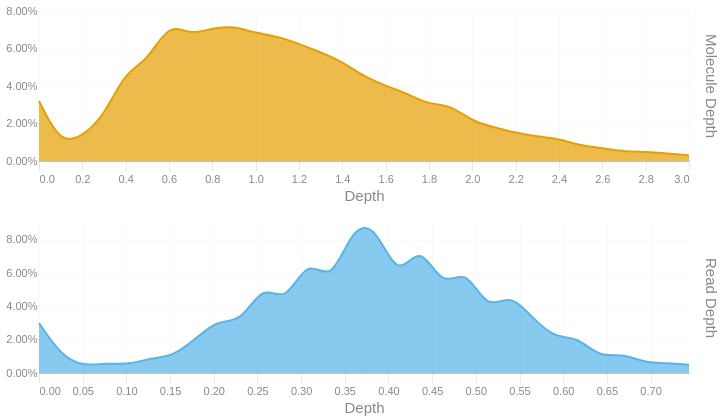

The notebook cell saved with this chart:
### Code cell
readdep = depth_hist(tb['Read Depth'], q99, 3)
readdep = readdep.with_columns(pl.lit('Read Depth').alias('Metric'))
if not SKIPLR:
    moldep = depth_hist(tb['Molecule Depth'], mol_q99, 1)
    moldep = moldep.with_columns(pl.lit('Molecule Depth').alias('Metric'))
    _hist = pl.concat([readdep, moldep])
    _hist = _hist.filter(pl.col('Proportion') != 0)
    with SafeRender(_hist):
        (
            alt.Chart(_hist)        
            .mark_area(interpolate = "basis")
            .encode(
                x=alt.X('Bin:Q').scale(domainMin=0).axis(alt.Axis(title='Depth')),
                y = alt.Y('Proportion:Q', title = None).axis(format = '.2%'),
                color = alt.Color('Metric:N').legend(None),
                row = alt.Row("Metric:N").header(title = None, labelOrient = 'right'),
                tooltip = [
                    alt.Tooltip("Metric:N", title = "Metric"),
                    alt.Tooltip('Interval:N', title = "Depth Interval"),
                    alt.Tooltip('Proportion:Q', title = "% Alignments").format('.2%')
                ]
            )
            .resolve_scale(x='independent', y='independent')
            .properties(
                height = 150, width = 650,
                usermeta={'embedOptions': {'downloadFileName': f'{samplename}.depth.hist'}}
            )
        ).display()
else:
    readdep = readdep.filter(pl.col('Proportion') != 0)
    with SafeRender(readdep):
        (
            alt.Chart(readdep)        
            .mark_area(interpolate = "basis")
            .encode(
                x=alt.X('Bin:Q').scale(domainMin=0).axis(alt.Axis(title='Depth')),
                y = alt.Y('Proportion:Q', title = None).axis(format = '.2%'),
                tooltip = [
                    alt.Tooltip('Interval:N', title = "Depth Interval"),
                    alt.Tooltip('Proportion:Q', title = "% Alignments").format('.2%')
                ]
            )
            .properties(
                usermeta={'embedOptions': {'downloadFileName': f'{samplename}.depth.hist'}}
            )
        ).display()

### Figure 1 — Vega-Lite specification as saved in the notebook (floating-point values rounded to 4 significant figures)
{"width": 650, "height": 150, "config": {"title": {"anchor": "start", "dy": -15, "fontSize": 18, "color": "#888888", "subtitleColor": "#888888", "subtitleFontSize": 14}, "arc": {"fill": "#0072B2"}, "axis": {"domainColor": "#888888", "domainWidth": 0.5, "gridWidth": 0.2, "grid": false, "titleFontWeight": 400, "titleFontSize": 15, "labelFontSize": 11, "labelColor": "#888888", "tickColor": "#888888", "tickWidth": 0.2, "titleColor": "#888888"}, "axisBand": {"grid": false}, "axisX": {"grid": true, "tickSize": 10, "domainCap": "round"}, "axisY": {"domain": false, "grid": true, "tickSize": 0, "domainCap": "round"}, "background": "transparent", "header": {"labelFontSize": 15, "labelColor": "#888888", "titleFontSize": 15, "titleFontWeight": 600, "titleColor": "#888888"}, "legend": {"labelFont": "sans-serif", "labelFontSize": 12, "labelColor": "#888888", "symbolSize": 100, "symbolType": "circle", "titleFontSize": 12, "titlePadding": 10, "titleColor": "#888888", "title": null}, "range": {"category": ["#E69F00", "#56B4E9", "#009E73", "#F0E442", "#0072B2", "#D55E00", "#CC79A7", "#000000"], "diverging": ["#cfe8f3", "#a2d4ec", "#73bfe2", "#46abdb", "#1696d2", "#12719e"]}, "area": {"fill": "#0072B2", "fillOpacity": 0.7, "line": true, "strokeOpacity": 0.7}, "line": {"color": "#0072B2", "stroke": "#0072B2", "strokeWidth": 2}, "trail": {"color": "#0072B2", "stroke": "#0072B2", "strokeWidth": 0, "size": 1}, "point": {"filled": true, "fillOpacity": 1.0, "size": 95}, "text": {"color": "#888888", "fontSize": 11, "align": "right", "fontWeight": 400, "size": 11}, "bar": {"fill": "#0072B2", "stroke": null}, "view": {"stroke": null, "continuousWidth": 660, "continuousHeight": 400}}, "data": {"name": "data-2348b319eb09debcabd149ca0b196e30"}, "mark": {"type": "area", "interpolate": "basis"}, "encoding": {"color": {"field": "Metric", "legend": null, "type": "nominal"}, "row": {"field": "Metric", "header": {"title": null, "labelOrient": "right"}, "type": "nominal"}, "tooltip": [{"field": "Metric", "title": "Metric", "type": "nominal"}, {"field": "Interval", "title": "Depth Interval", "type": "nominal"}, {"field": "Proportion", "format": ".2%", "title": "% Alignments", "type": "quantitative"}], "x": {"axis": {"title": "Depth"}, "field": "Bin", "scale": {"domainMin": 0}, "type": "quantitative"}, "y": {"axis": {"format": ".2%"}, "field": "Proportion", "title": null, "type": "quantitative"}}, "resolve": {"scale": {"x": "independent", "y": "independent"}}, "usermeta": {"embedOptions": {"downloadFileName": "S1_Musquodoboit_007.depth.hist"}}, "$schema": "https://vega.github.io/schema/vega-lite/v6.1.0.json", "datasets": {"data-2348b319eb09debcabd149ca0b196e30": [{"Bin": 0.0, "Interval": "0.0-0.026", "Proportion": 0.03, "Metric": "Read Depth"}, {"Bin": 0.026, "Interval": "0.026-0.051", "Proportion": 0.01, "Metric": "Read Depth"}, {"Bin": 0.051, "Interval": "0.051-0.077", "Proportion": 0.004, "Metric": "Read Depth"}, {"Bin": 0.077, "Interval": "0.077-0.103", "Proportion": 0.006, "Metric": "Read Depth"}, {"Bin": 0.103, "Interval": "0.103-0.128", "Proportion": 0.005, "Metric": "Read Depth"}, {"Bin": 0.128, "Interval": "0.128-0.154", "Proportion": 0.009, "Metric": "Read Depth"}, {"Bin": 0.154, "Interval": "0.154-0.18", "Proportion": 0.01, "Metric": "Read Depth"}, {"Bin": 0.18, "Interval": "0.18-0.205", "Proportion": 0.021, "Metric": "Read Depth"}, {"Bin": 0.205, "Interval": "0.205-0.231", "Proportion": 0.032, "Metric": "Read Depth"}, {"Bin": 0.231, "Interval": "0.231-0.257", "Proportion": 0.03, "Metric": "Read Depth"}, {"Bin": 0.257, "Interval": "0.257-0.282", "Proportion": 0.054, "Metric": "Read Depth"}, {"Bin": 0.282, "Interval": "0.282-0.308", "Proportion": 0.041, "Metric": "Read Depth"}, {"Bin": 0.308, "Interval": "0.308-0.334", "Proportion": 0.07, "Metric": "Read Depth"}, {"Bin": 0.334, "Interval": "0.334-0.359", "Proportion": 0.053, "Metric": "Read Depth"}, {"Bin": 0.359, "Interval": "0.359-0.385", "Proportion": 0.088, "Metric": "Read Depth"}, {"Bin": 0.385, "Interval": "0.385-0.411", "Proportion": 0.089, "Metric": "Read Depth"}, {"Bin": 0.411, "Interval": "0.411-0.436", "Proportion": 0.055, "Metric": "Read Depth"}, {"Bin": 0.436, "Interval": "0.436-0.462", "Proportion": 0.079, "Metric": "Read Depth"}, {"Bin": 0.462, "Interval": "0.462-0.488", "Proportion": 0.05, "Metric": "Read Depth"}, {"Bin": 0.488, "Interval": "0.488-0.513", "Proportion": 0.064, "Metric": "Read Depth"}, {"Bin": 0.513, "Interval": "0.513-0.539", "Proportion": 0.037, "Metric": "Read Depth"}, {"Bin": 0.539, "Interval": "0.539-0.565", "Proportion": 0.048, "Metric": "Read Depth"}, {"Bin": 0.565, "Interval": "0.565-0.59", "Proportion": 0.033, "Metric": "Read Depth"}, {"Bin": 0.59, "Interval": "0.59-0.616", "Proportion": 0.021, "Metric": "Read Depth"}, {"Bin": 0.616, "Interval": "0.616-0.642", "Proportion": 0.022, "Metric": "Read Depth"}, {"Bin": 0.642, "Interval": "0.642-0.667", "Proportion": 0.009, "Metric": "Read Depth"}, {"Bin": 0.667, "Interval": "0.667-0.693", "Proportion": 0.012, "Metric": "Read Depth"}, {"Bin": 0.693, "Interval": "0.693-0.719", "Proportion": 0.006, "Metric": "Read Depth"}, {"Bin": 0.719, "Interval": "0.719-0.744", "Proportion": 0.006, "Metric": "Read Depth"}, {"Bin": 0.744, "Interval": "0.744-0.77", "Proportion": 0.005, "Metric": "Read Depth"}, {"Bin": 0.0, "Interval": "0.0-0.1", "Proportion": 0.032, "Metric": "Molecule Depth"}, {"Bin": 0.1, "Interval": "0.1-0.2", "Proportion": 0.009, "Metric": "Molecule Depth"}, {"Bin": 0.2, "Interval": "0.2-0.3", "Proportion": 0.013, "Metric": "Molecule Depth"}, {"Bin": 0.3, "Interval": "0.3-0.4", "Proportion": 0.024, "Metric": "Molecule Depth"}, {"Bin": 0.4, "Interval": "0.4-0.5", "Proportion": 0.048, "Metric": "Molecule Depth"}, {"Bin": 0.5, "Interval": "0.5-0.6", "Proportion": 0.053, "Metric": "Molecule Depth"}, {"Bin": 0.6, "Interval": "0.6-0.7", "Proportion": 0.074, "Metric": "Molecule Depth"}, {"Bin": 0.7, "Interval": "0.7-0.8", "Proportion": 0.067, "Metric": "Molecule Depth"}, {"Bin": 0.8, "Interval": "0.8-0.9", "Proportion": 0.071, "Metric": "Molecule Depth"}, {"Bin": 0.9, "Interval": "0.9-1.0", "Proportion": 0.072, "Metric": "Molecule Depth"}, {"Bin": 1.0, "Interval": "1.0-1.1", "Proportion": 0.068, "Metric": "Molecule Depth"}, {"Bin": 1.1, "Interval": "1.1-1.3", "Proportion": 0.067, "Metric": "Molecule Depth"}, {"Bin": 1.3, "Interval": "1.3-1.4", "Proportion": 0.058, "Metric": "Molecule Depth"}, {"Bin": 1.4, "Interval": "1.4-1.5", "Proportion": 0.053, "Metric": "Molecule Depth"}, {"Bin": 1.5, "Interval": "1.5-1.6", "Proportion": 0.045, "Metric": "Molecule Depth"}, {"Bin": 1.6, "Interval": "1.6-1.7", "Proportion": 0.04, "Metric": "Molecule Depth"}, {"Bin": 1.7, "Interval": "1.7-1.8", "Proportion": 0.036, "Metric": "Molecule Depth"}, {"Bin": 1.8, "Interval": "1.8-1.9", "Proportion": 0.03, "Metric": "Molecule Depth"}, {"Bin": 1.9, "Interval": "1.9-2.0", "Proportion": 0.03, "Metric": "Molecule Depth"}, {"Bin": 2.0, "Interval": "2.0-2.1", "Proportion": 0.021, "Metric": "Molecule Depth"}, {"Bin": 2.1, "Interval": "2.1-2.2", "Proportion": 0.018, "Metric": "Molecule Depth"}, {"Bin": 2.2, "Interval": "2.2-2.3", "Proportion": 0.015, "Metric": "Molecule Depth"}, {"Bin": 2.3, "Interval": "2.3-2.4", "Proportion": 0.013, "Metric": "Molecule Depth"}, {"Bin": 2.4, "Interval": "2.4-2.5", "Proportion": 0.012, "Metric": "Molecule Depth"}, {"Bin": 2.5, "Interval": "2.5-2.6", "Proportion": 0.008, "Metric": "Molecule Depth"}, {"Bin": 2.6, "Interval": "2.6-2.7", "Proportion": 0.007, "Metric": "Molecule Depth"}, {"Bin": 2.7, "Interval": "2.7-2.8", "Proportion": 0.005, "Metric": "Molecule Depth"}, {"Bin": 2.8, "Interval": "2.8-2.9", "Proportion": 0.005, "Metric": "Molecule Depth"}, {"Bin": 2.9, "Interval": "2.9-3.0", "Proportion": 0.004, "Metric": "Molecule Depth"}, {"Bin": 3.0, "Interval": "3.0-3.13", "Proportion": 0.003, "Metric": "Molecule Depth"}]}}
